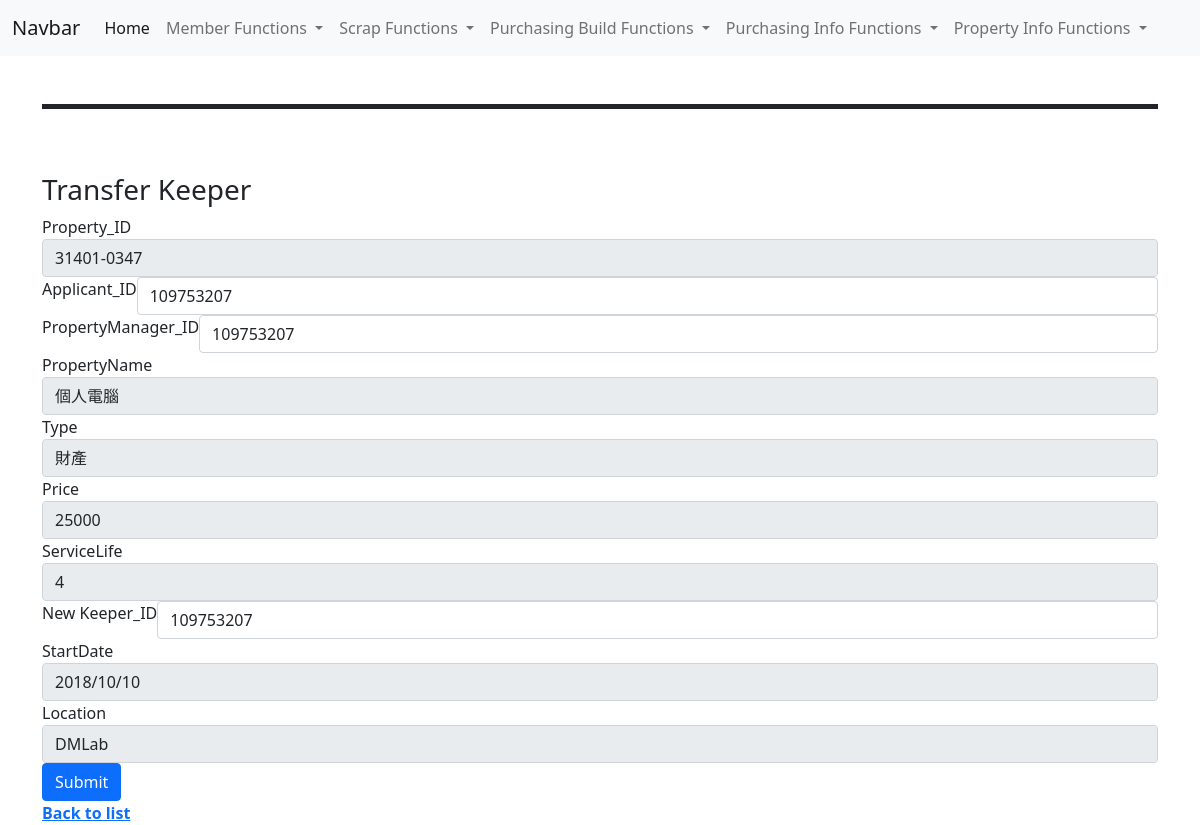
Page /pp_info/transfer/31401-0347 on the committed database.
### tables this page shows
CREATE TABLE "Property" (
	"Property_ID" [nchar](10) NOT NULL,
	"PropertyName" [nvarchar](50) NULL,
	"Type" [nchar](10) NULL,
	"Price" [int] NULL,
	"ServiceLife" [int] NULL,
	"Keeper_ID" [nchar](10) NULL DEFAULT "ex-member",
	"StartDate" [date] NULL,
	"Location" [nvarchar](50) NULL,
	PRIMARY KEY("Property_ID"),
	CONSTRAINT PpKPMemFK
		FOREIGN KEY ("Keeper_ID") REFERENCES Member(Member_ID)
			ON DELETE SET DEFAULT ON UPDATE Cascade
);

### view/property_info.py (the view)
    @pp_info_app.route("/transfer/<string:bookid>")
    def propertyTransfer(bookid):
        properties=db.session.execute("SELECT * FROM Property where Property_ID=:book_id",{"book_id":bookid}).fetchall()
        member=db.session.execute("SELECT * FROM Member").fetchall()
        return render_template("transferProperty.html",book=properties , books2=member)

### view/member_register.py (called while the page is built)
@event.listens_for(Engine, "connect")
def set_sqlite_pragma(dbapi_connection, connection_record):
    cursor = dbapi_connection.cursor()
    cursor.execute("PRAGMA foreign_keys=ON")
    cursor.close()

### view/purchase_build.py (called while the page is built)
@event.listens_for(Engine, "connect")
def set_sqlite_pragma(dbapi_connection, connection_record):
    cursor = dbapi_connection.cursor()
    cursor.execute("PRAGMA foreign_keys=ON")
    cursor.close()

### view/purchase_info.py (called while the page is built)
@event.listens_for(Engine, "connect")
def set_sqlite_pragma(dbapi_connection, connection_record):
    cursor = dbapi_connection.cursor()
    cursor.execute("PRAGMA foreign_keys=ON")
    cursor.close()

### templates/transferProperty.html (shortened to what this page needs)
{% extends "parts/base.html" %}
{% block page_content %}
{{ super() }}
<h1>&nbsp</h1>
<form action="{{ url_for('property_info_app.transfer')}}" method="post">
    <h3>Transfer Keeper</h3>
    {% for bk in book %}
    <div class="form-group">
        Property_ID<input class="form-control" type="text" name="property_id" placeholder="Property_ID" value={{bk[0]}} readonly>
    </div>
    <div class="form-group">
        <div class="input-group">
            Applicant_ID<select name="applicant_id" class="selectpicker form-control">
                  {% for o in books2 %}
                  <option value="{{ o.Member_ID }}">{{ o.Member_ID }}</option>
                  {% endfor %}
                </select>
        </div>
      </div>
    <div class="form-group">
        <div class="input-group">
            PropertyManager_ID<select name="propertymanager_id" class="selectpicker form-control">
                  {% for o in books2 %}
                  <option value="{{ o.Member_ID }}">{{ o.Member_ID }}</option>
                  {% endfor %}
                </select>
        </div>
      </div>
    <div class="form-group">
        PropertyName<input class="form-control" type="text" name="propertyname" placeholder="PropertyName" value={{bk[1]}} readonly>
    </div>
    <div class="form-group">
        Type<input class="form-control" type="text" name="type" placeholder="Type" value={{bk[2]}} readonly>
    </div>
    <div class="form-group">
        Price<input class="form-control" type="text" name="price" placeholder="Price" value={{bk[3]}} readonly>
    </div>
    <div class="form-group">
        ServiceLife<input class="form-control" type="text" name="servicelife" placeholder="ServiceLife" value={{bk[4]}} readonly>
    </div>
    <div class="form-group">
        <div class="input-group">
            New Keeper_ID<select name="keeper_id" class="selectpicker form-control">
                  {% for o in books2 %}
                  <option value="{{ o.Member_ID }}">{{ o.Member_ID }}</option>
                  {% endfor %}
                </select>
        </div>
      </div>
    <div class="form-group">
        StartDate<input class="form-control" type="text" name="startdate" placeholder="StartDate" value={{bk[6]}} readonly>
    </div>
    <div class="form-group">
        Location<input class="form-control" type="text" name="location" placeholder="Location" value={{bk[7]}} readonly>
    </div>
    <div class="form-group">
        <button class="btn btn-primary">Submit</button>
    </div>
    {% endfor %}
    </form>
    <b><a href="/pp_info/propertylist">Back to list</a></b>
{% endblock page_content %}

### rows in the picture
Property: property_id "31401-0347", propertyname "個人電腦", type "財產", price "25000", servicelife "4", startdate "2018/10/10", location "DMLab"

### other values in the picture
form field applicant_id "109753207"
form field propertymanager_id "109753207"
form field keeper_id "109753207"
